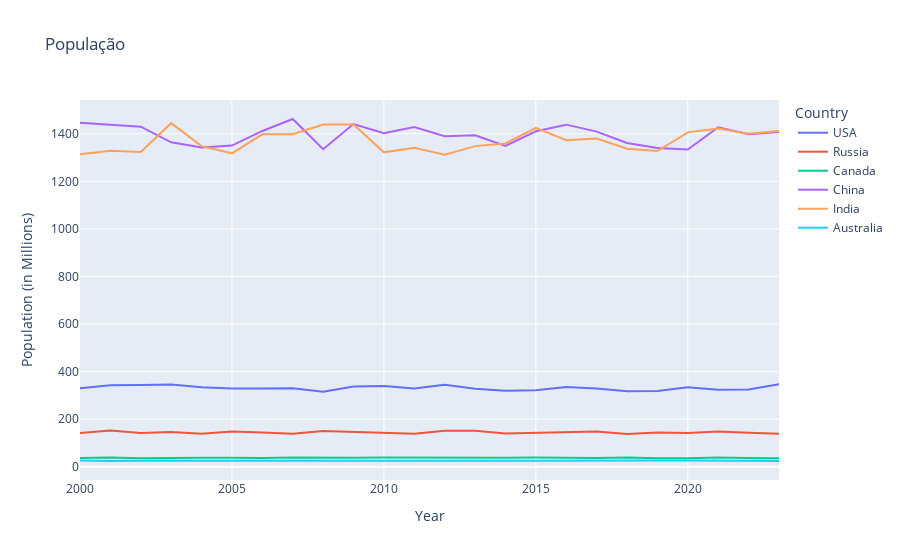

The code cell stored with this chart in its notebook:
### Code cell
fig=px.line(df,x='Year',y='Population (in Millions)',color='Country',title='População')
fig.show()

### Figure 1 — Plotly figure (JSON) as saved in the notebook; plotly's stock layout.template omitted (floating-point values rounded to 4 significant figures)
{"data": [{"hovertemplate": "Country=USA<br>Year=%{x}<br>Population (in Millions)=%{y}<extra></extra>", "legendgroup": "USA", "line": {"color": "#636efa", "dash": "solid"}, "marker": {"symbol": "circle"}, "mode": "lines", "name": "USA", "orientation": "v", "showlegend": true, "type": "scatter", "x": [2000, 2001, 2002, 2003, 2004, 2005, 2006, 2007, 2008, 2009, 2010, 2011, 2012, 2013, 2014, 2015, 2016, 2017, 2018, 2019, 2020, 2021, 2022, 2023], "xaxis": "x", "y": [330.3, 342.6, 343.6, 345.9, 334.0, 329.0, 328.4, 330.3, 315.4, 337.3, 338.9, 329.4, 344.2, 327.4, 319.1, 321.4, 335.3, 329.0, 317.4, 318.1, 334.0, 323.7, 325.0, 346.6], "yaxis": "y"}, {"hovertemplate": "Country=Russia<br>Year=%{x}<br>Population (in Millions)=%{y}<extra></extra>", "legendgroup": "Russia", "line": {"color": "#EF553B", "dash": "solid"}, "marker": {"symbol": "circle"}, "mode": "lines", "name": "Russia", "orientation": "v", "showlegend": true, "type": "scatter", "x": [2000, 2001, 2002, 2003, 2004, 2005, 2006, 2007, 2008, 2009, 2010, 2011, 2012, 2013, 2014, 2015, 2016, 2017, 2018, 2019, 2020, 2021, 2022, 2023], "xaxis": "x", "y": [141.8, 152.1, 141.4, 146.3, 138.6, 147.5, 143.3, 138.5, 149.9, 145.3, 140.4, 138.5, 151.1, 151.2, 140.1, 142.5, 147.2, 147.9, 137.8, 143.3, 141.2, 148.3, 142.2, 138.0], "yaxis": "y"}, {"hovertemplate": "Country=Canada<br>Year=%{x}<br>Population (in Millions)=%{y}<extra></extra>", "legendgroup": "Canada", "line": {"color": "#00cc96", "dash": "solid"}, "marker": {"symbol": "circle"}, "mode": "lines", "name": "Canada", "orientation": "v", "showlegend": true, "type": "scatter", "x": [2000, 2001, 2002, 2003, 2004, 2005, 2006, 2007, 2008, 2009, 2010, 2011, 2012, 2013, 2014, 2015, 2016, 2017, 2018, 2019, 2020, 2021, 2022, 2023], "xaxis": "x", "y": [36.63, 38.66, 35.56, 37.55, 38.04, 37.37, 36.3, 38.74, 36.52, 37.37, 38.52, 37.89, 36.37, 37.92, 37.26, 38.74, 37.07, 36.74, 38.78, 35.48, 35.7, 38.37, 36.93, 35.59], "yaxis": "y"}, {"hovertemplate": "Country=China<br>Year=%{x}<br>Population (in Millions)=%{y}<extra></extra>", "legendgroup": "China", "line": {"color": "#ab63fa", "dash": "solid"}, "marker": {"symbol": "circle"}, "mode": "lines", "name": "China", "orientation": "v", "showlegend": true, "type": "scatter", "x": [2000, 2001, 2002, 2003, 2004, 2005, 2006, 2007, 2008, 2009, 2010, 2011, 2012, 2013, 2014, 2015, 2016, 2017, 2018, 2019, 2020, 2021, 2022, 2023], "xaxis": "x", "y": [1447.0, 1437.0, 1430.0, 1364.0, 1342.0, 1350.0, 1412.0, 1462.0, 1335.0, 1441.0, 1402.0, 1429.0, 1390.0, 1394.0, 1349.0, 1411.0, 1439.0, 1409.0, 1362.0, 1341.0, 1334.0, 1427.0, 1398, 1408.0], "yaxis": "y"}, {"hovertemplate": "Country=India<br>Year=%{x}<br>Population (in Millions)=%{y}<extra></extra>", "legendgroup": "India", "line": {"color": "#FFA15A", "dash": "solid"}, "marker": {"symbol": "circle"}, "mode": "lines", "name": "India", "orientation": "v", "showlegend": true, "type": "scatter", "x": [2000, 2001, 2002, 2003, 2004, 2005, 2006, 2007, 2008, 2009, 2010, 2011, 2012, 2013, 2014, 2015, 2016, 2017, 2018, 2019, 2020, 2021, 2022, 2023], "xaxis": "x", "y": [1314.0, 1329.0, 1323.0, 1445.0, 1348.0, 1318.0, 1398.0, 1398.0, 1439.0, 1439.0, 1322.0, 1341.0, 1312.0, 1348.0, 1359.0, 1426.0, 1373.0, 1380, 1337.0, 1328.0, 1406.0, 1423.0, 1401.0, 1412.0], "yaxis": "y"}, {"hovertemplate": "Country=Australia<br>Year=%{x}<br>Population (in Millions)=%{y}<extra></extra>", "legendgroup": "Australia", "line": {"color": "#19d3f3", "dash": "solid"}, "marker": {"symbol": "circle"}, "mode": "lines", "name": "Australia", "orientation": "v", "showlegend": true, "type": "scatter", "x": [2000, 2001, 2002, 2003, 2004, 2005, 2006, 2007, 2008, 2009, 2010, 2011, 2012, 2013, 2014, 2015, 2016, 2017, 2018, 2019, 2020, 2021, 2022, 2023], "xaxis": "x", "y": [26.15, 23.9, 25.12, 25.32, 24.62, 25.62, 25.38, 25.73, 25.62, 24.18, 25, 24.57, 25.68, 26.23, 24.82, 24.65, 24.12, 24.62, 25.07, 25.6, 25.9, 25.52, 26.25, 24.38], "yaxis": "y"}], "layout": {"autosize": true, "legend": {"title": {"text": "Country"}, "tracegroupgap": 0}, "title": {"text": "População"}, "xaxis": {"anchor": "y", "autorange": true, "domain": [0, 1], "range": [2000, 2023], "title": {"text": "Year"}, "type": "linear"}, "yaxis": {"anchor": "x", "autorange": true, "domain": [0, 1], "range": [-56.01, 1542.0], "title": {"text": "Population (in Millions)"}, "type": "linear"}}}
